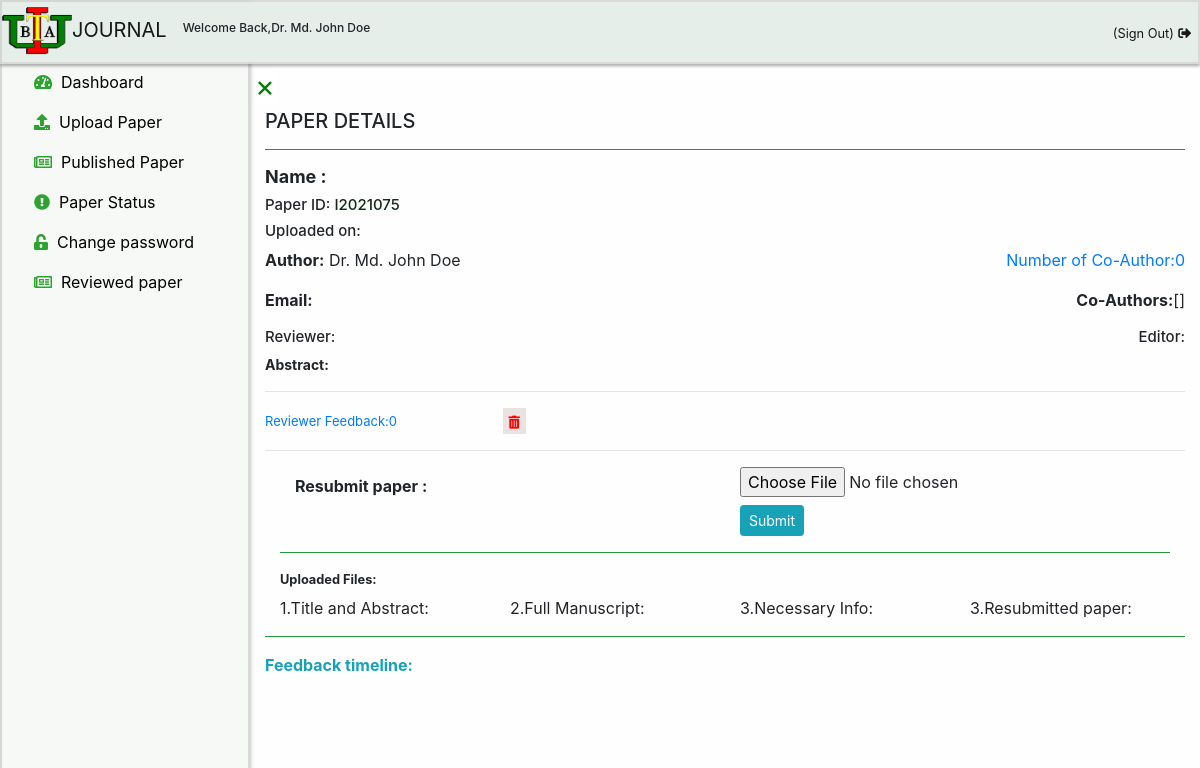
Before: /author/paperdetails.php?paperid=I2021075 (signed in) with the older database file.
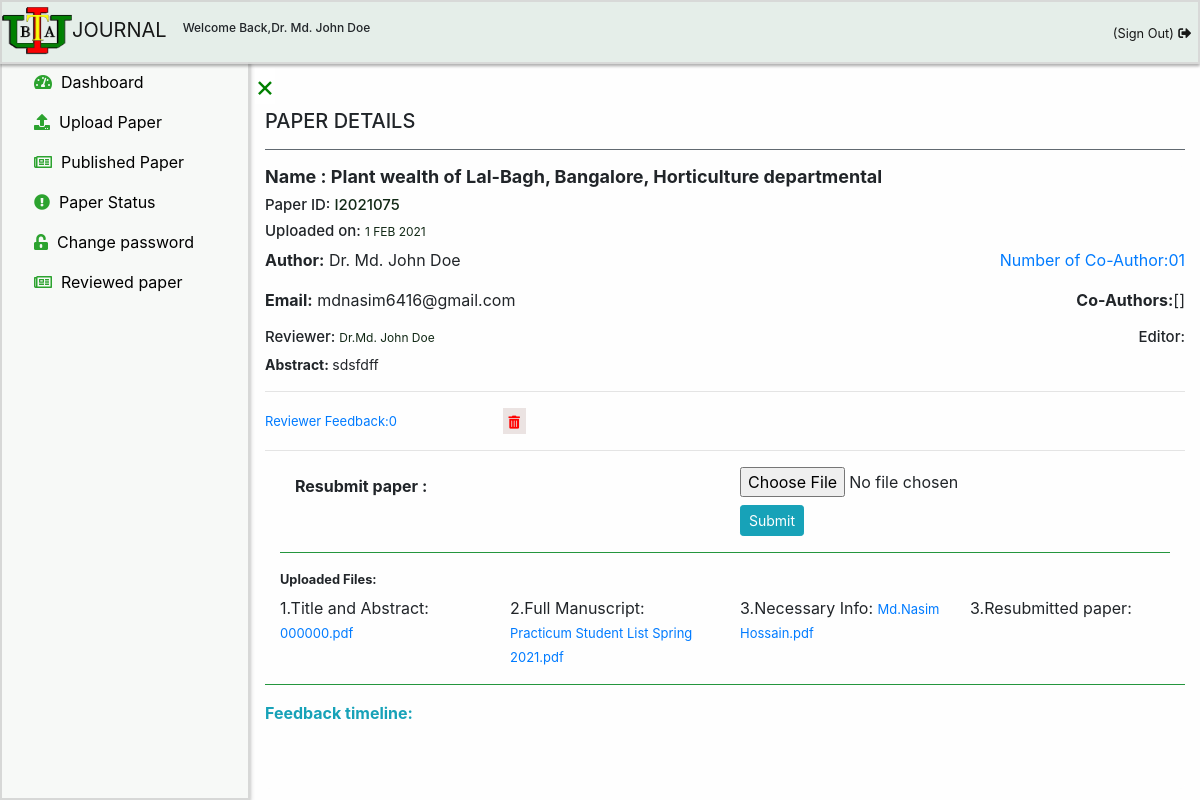
After: the same page with the newer database file.
### tables this page shows
CREATE TABLE `author` (
  `id` int(11) NOT NULL,
  `username` varchar(100) NOT NULL,
  `title` varchar(100) NOT NULL,
  `firstname` varchar(100) NOT NULL,
  `middlename` varchar(100) DEFAULT NULL,
  `lastname` varchar(100) NOT NULL,
  `primaryemail` varchar(100) NOT NULL,
  `primaryemailcc` varchar(100) NOT NULL,
  `secondaryemail` varchar(100) NOT NULL,
  `secondaryemailcc` varchar(100) NOT NULL,
  `password` varchar(100) NOT NULL,
  `contact` varchar(100) NOT NULL,
  `address` varchar(100) NOT NULL,
  `registrationtime` timestamp NOT NULL DEFAULT current_timestamp(),
  `reviewerselection` int(11) DEFAULT NULL,
  `editorselection` int(11) DEFAULT NULL,
  `validation_code` varchar(255) NOT NULL,
  `activation` int(11) DEFAULT NULL
);

CREATE TABLE `paper` (
  `id` int(100) NOT NULL,
  `paperid` varchar(255) DEFAULT NULL,
  `authoremail` varchar(100) NOT NULL,
  `papername` varchar(255) NOT NULL,
  `numberofcoauthor` int(11) DEFAULT NULL,
  `abstract` varchar(8000) NOT NULL,
  `name` varchar(255) NOT NULL,
  `name1` varchar(255) NOT NULL,
  `name2` varchar(255) NOT NULL,
  `type` varchar(255) NOT NULL,
  `type1` varchar(255) NOT NULL,
  `type2` varchar(255) NOT NULL,
  `action` int(11) DEFAULT NULL,
  `pdate` int(11) DEFAULT NULL,
  `pmonth` int(11) DEFAULT NULL,
  `pyear` int(11) DEFAULT NULL,
  `uploaddate` int(100) DEFAULT NULL,
  `uploadmonth` int(100) DEFAULT NULL,
  `uploadyear` int(100) DEFAULT NULL,
  `coauthorname` varchar(1000) NOT NULL,
  `coauthoremail` varchar(1000) NOT NULL,
  `coauthordept` varchar(1000) NOT NULL,
  `coauthorinstitute` varchar(1000) NOT NULL,
  `coauthoraddress` varchar(1000) NOT NULL,
  `resubmitpaper` varchar(255) DEFAULT NULL,
  `resubmitdate` int(100) DEFAULT NULL,
  `resubmitmonth` int(100) DEFAULT NULL,
  `resubmityear` int(100) DEFAULT NULL,
  `reject` int(100) DEFAULT NULL,
  `rejectdate` int(100) DEFAULT NULL,
  `rejectmonth` int(100) DEFAULT NULL,
  `rejectyear` int(11) DEFAULT NULL
);

### functions.php (called while the page is built, shortened)
<?php
                    function month($months) {
                        $arraymonth = array("JAN","FEB","MAR","APR","MAY","JUN","JUL","AUG","SEPT","OCT","NOV","DEC");
                        return $arraymonth[$months-1];
                    }
?>

### author/paperdetails.php (the view, shortened to what the changed rows need)
<?php
include '../link/config.php';
include '../link/linklocal.php';
include('../functions.php');
if(strlen($_SESSION['alogin'])=="")
    {
    header("Location: ../login");
    }
    else
    {
        $authoremail = $_SESSION["email"];
        $sql = "SELECT author.id,author.username,author.primaryemail,author.password,author.contact from author where primaryemail='$authoremail'";
        $query = $dbh->prepare($sql);
        $query->execute();
        if($query->rowCount() > 0)
        {
          $queryreviewerpermits = "SELECT COUNT(*) as total_rows FROM reviewertable where paperid='$id' and permits=1";
          $stmtpermits = $dbh->prepare($queryreviewerpermits);
           $stmtpermits->execute();
           $rowpermits = $stmtpermits->fetch(PDO::FETCH_ASSOC);
           $reviewed = $rowpermits['total_rows'];
if (!empty($_GET['paperid'])) {
    $id=$_GET['paperid'];
$sql = "SELECT * FROM paper WHERE paperid = '$id'";
$result = mysqli_query($link,$sql);
$file = mysqli_fetch_assoc($result);
$filepathtitle = '../documents/file1/'.$file['name1'];
$filename1 = $file['name1'];
$filepathsecond = '../documents/file2/'.$file['name2'];
$filename2 = $file['name2'];
$filepath = '../documents/'.$file['name'];
$filename = $file['name'];
$filepathresubmit ='../documents/resubmit/'.$file['resubmitpaper'];
$filepathresubmitname = $file['resubmitpaper'];
$fileresubmitdate = $file['resubmitdate'];
$papername = $file['papername'];
$authormail = $file['authoremail'];
$abstract = $file['abstract'];
$numberofcoauthor = $file['numberofcoauthor'];
$uploaddate = $file['uploaddate'];
$uploadmonth = $file['uploadmonth'];
$uploadyear = $file['uploadyear'];
$maindate = $uploaddate.' '.month($uploadmonth).' '.$uploadyear;
$arrayusernamereviewershowing = array();
$sqlrshowing = "SELECT reviewertable.id,reviewertable.paperid,reviewertable.username,reviewertable.action from reviewertable Where paperid='$id' and action IS NULL";
$queryrshowing = $dbh->prepare($sqlrshowing);
$queryrshowing->execute();
$resultrshowing=$queryrshowing->fetchAll(PDO::FETCH_OBJ);
if($queryrshowing->rowCount() > 0)
{
foreach($resultrshowing as $resultr)
{
$usernamereviewer = htmlentities($resultr->username);
array_push($arrayusernamereviewershowing,$usernamereviewer);
}}
?>
<!DOCTYPE html>
<html lang="en">
<head>
    <link rel="stylesheet" href="../css/bootstrap.min.css">
    <link rel="stylesheet" href="https://use.fontawesome.com/releases/v5.3.1/css/all.css">
    <link rel="stylesheet" href="../css/index.css">
</head>
<body>
<div class="sticky-top header-floating">
<?php
include 'author-header.php';
?>
</div>
<div id="mySidebar" class="sidebar">
  <?php
  include 'author-sidebar.php';
  ?>
</div>
<div id="main">
<a href="javascript:void(0)" class="closebtn" id="closesignof" onclick="closeNav()">×</a>
<div class="container">
  <h5>PAPER DETAILS</h5>
  <hr class="bg-secondary" >
  <div class="jumbotron">
     <h5 style="font-size:18px" class="display-4">Name : <?php echo $papername ?></h5>
     <h6 style="font-size:15px;" class="display-5">Paper ID:<span style='color:#122916;'> <?php echo $id; ?></span></h6>
     <h6 style="font-size:15px;" class="display-5">Uploaded on:<span style='color:#122916;'> <small><?php echo $maindate; ?></small></span></h6>
   <div class="d-flex justify-content-between">
         <p class="fontSize14px"><b>Author:</b> <?php echo $authorname ?></p>
      <a href="#"><p class="fontSize14px">Number of Co-Author:0<?php echo $numberofcoauthor;?></p></a>
         </div>
         <div class="d-flex justify-content-between">
         <p class="fontSize14px"><b>Email:</b> <?php echo $authormail;?></p>
         <p class="fontSize14px"><b>Co-Authors:</b>[<?php
         ?>]</p>
         </div>
         <div class="d-flex justify-content-between">
         <div>
         <h6 style="font-size:15px;" class="display-5">Reviewer:<span style='color:#122916;'> <small>
         <?php
           foreach( $arrayusernamereviewershowing  as $arrpap){
            $sqlnameeditorr = "SELECT title,firstname,middlename,lastname FROM author WHERE username='$arrpap'";
            $resultnameeditorr = mysqli_query($link,$sqlnameeditorr);
            $filenameeditorr = mysqli_fetch_assoc($resultnameeditorr);
            $fullname =  $filenameeditorr['title'].$filenameeditorr['firstname'].' '.$filenameeditorr['middlename'].' '.$filenameeditorr['lastname'];
            echo $fullname.' ';
          }
     ?>
         </small></span></h6>
         </div>
         <div>
         <h6 style="font-size:15px;" class="display-5">Editor:</h6>
         </div>
         </div>
     <p style="font-size:14px"><b>Abstract: </b><?php echo $abstract ?></p>
     <hr >
<div class="row">
<div class="col-sm-4 col-lg-3 col-md-3 col-xl-3">
<a style="font-size:13px;" title="Reviewer Feedback" class="">Reviewer Feedback:<?php echo $reviewed;?></a>
</div>
<div class="col-sm-4 col-lg-3 col-md-3 col-xl-3">
<form action="delete-paper" method="post">
<button  type="submit" title="Delete"  class="bg-light" name="deletepaper" onclick="return confirm('Are you sure you want Delete this paper?');" style="border:none;color:red;margin-top:0px;"><i class="fas fa-trash-alt" title="Delete"></i></button>
</form>
</div>
</div>
<hr>
<form class="author-form"  method = "post" enctype = "multipart/form-data">
<div class="col-sm-12 col-lg-12 col-md-12">
<div class="input-group">
<label class="col-sm-6 col-form-label" for="formGroupExampleInput"><b>Resubmit paper :</b></label>
<div class="col-sm-6">
<input type="file" class="form-control-file" name="fileresubmit"id="exampleFormControlFile1" accept = "application/pdf" required>
</div>
</div>
<div class="row">
<div class="col-sm-6 col-lg-6 col-xl-6">
</div>
<?php if(empty($fileresubmitdate )) { ?>
<div class="col-sm-2 col-lg-2 col-xl-2">
<button class="btn btn-sm btn-info" name = "resubmit" type="submit">Submit</button>
</div>
<?php } else {?>
    <div class="col-sm-2 col-lg-2 col-xl-2">
<button class="btn btn-sm btn-info" name = "resubmit" type="submit" disabled>Submit</button>
</div>
<?php } ?>
</div>
</form>
<hr class="bg-success">
<h6><small><b>Uploaded Files:</b></small></h6>
<div class="row">
<div class="col-sm-4 col-lg-3 col-md-3 col-xl-3">
1.Title and Abstract: <a style="font-size:13px;" title="Title and Abstract" class="" href="<?php echo $filepathtitle;?> "target ="_blank" role="button"><?php echo $filename1;  ?></a>
</div>
<div class="col-sm-4 col-lg-3 col-md-3 col-xl-3">
2.Full Manuscript: <a style="font-size:13px;" title="Download this paper" class="" href="<?php echo $filepathsecond;?> "target ="_blank" role="button"><?php echo $filename2; ?></a>
</div>
<div class="col-sm-4 col-lg-3 col-md-3 col-xl-3">
3.Necessary Info: <a style="font-size:13px;" title="Download this paper" class="" href="<?php echo $filepath ?> "target ="_blank" role="button"><?php echo $filename;  ?></a>
</div>
<div class="col-sm-4 col-lg-3 col-md-3 col-xl-3">
3.Resubmitted paper: <a style="font-size:13px;" title="Download this paper" class="" href="<?php echo $filepathresubmit ?> "target ="_blank" role="button"><?php echo $filepathresubmitname;  ?></a>
</div>
</div>
</div>
<hr class="bg-success">
<p><b class="text-info">Feedback timeline:</b></p>
    <div class="pb-5"></div>
    </div>
    </div>
</body>
</html>
<?php
}
else {
    echo "<script>alert('You are not selecting Anything');</script>";
    header("refresh:0;url=authorpaperstatus");
}
}
else {
    echo "<script>alert('You are not a Author.Try to log in as an Author');</script>";
    header("refresh:0;url=../login");
}
    }
    ?>

### author/author-header.php (shortened to what the changed rows need)
<?php
include('../link/config.php');
if(strlen($_SESSION['alogin'])=="")
    {
    header("Location: ../login");
    }
    else
    {
               $sql = "SELECT author.id,author.username,author.primaryemail,author.password,author.contact from author where primaryemail='$authoremail'";
               $query = $dbh->prepare($sql);
               $query->execute();
               if($query->rowCount() > 0)
               {
?>
<!DOCTYPE html>
<html lang="en">
<head>
    <link rel="stylesheet" href="../css/heading.css">
    <link rel="stylesheet" href="../css/bootstrap.min.css">
    <link rel="stylesheet" href="https://use.fontawesome.com/releases/v5.3.1/css/all.css">
</head>
<body>
<?php
include '../link/linklocal.php';
$authoremail = $_SESSION["email"];
$sql1 = "SELECT * FROM author WHERE  primaryemail= '$authoremail' ";
$result1 = mysqli_query($link,$sql1);
$file1 = mysqli_fetch_assoc($result1);
$title = $file1['title'];
$fname= $file1['firstname'];
$middlename= $file1['middlename'];
$lastname= $file1['lastname'];
$authorname = $title.' '.$fname.' '.$middlename.' ' .$lastname;
?>
<nav class="navbar nav-class navbar-expand-lg navbar-light">
  <a class="navbar-brand" href="author-dashboard"><img src="../images/Iubat-logo.png">JOURNAL</a>
  <h6 style="font-size:12px;">Welcome Back,<?php  echo $authorname; ?></h6>
  <div class="collapse navbar-collapse" id="navbarSupportedContent">
    <ul class="navbar-nav ml-auto ul-nav">
<li class="nav-item active" >
       <a class="nav-link " href="../logout" onclick="return confirm('Are you sure you want Logging out the system?');" title = "Sign Out"><small>(Sign Out)</small> <i class="fas fa-sign-out-alt"></i></a>
  </li>
        </ul>
  </div>
</nav>
</body>
</html>
    <?php
                }
                else {
                  echo "<script>alert('You are not a Author.Try to log in as an Author');</script>";
                  header("refresh:0;url=../login");
                }
  }
    ?>

Changed rows visible on the page:
now on one of the page's lists (row edited): author: fullname "Dr.Md. John Doe"
added paper: papername "Plant wealth of Lal-Bagh, Bangalore, Horticulture departmental", maindate "1 FEB 2021", numberofcoauthor "1", authoremail "mdnasim6416@gmail.com", abstract "sdsfdff", name1 "000000.pdf", name2 "Practicum Student List Spring 2021.pdf", name "Md.Nasim Hossain.pdf"
